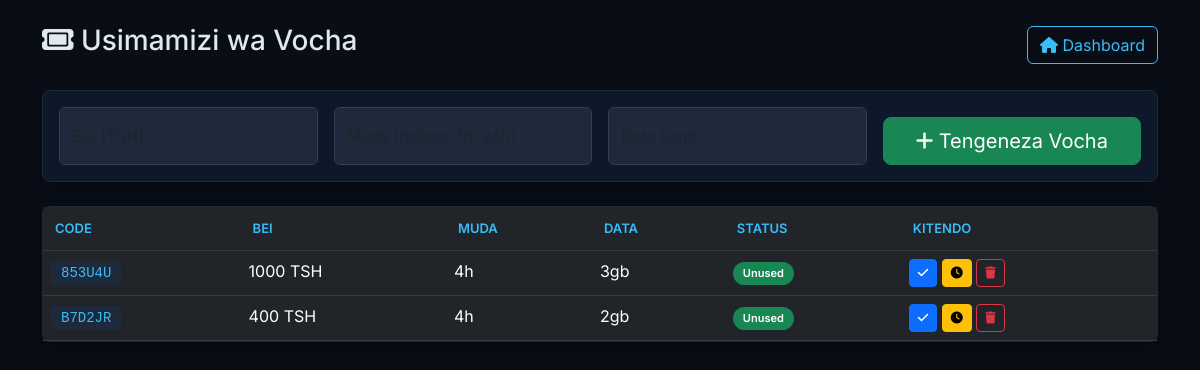
/vouchers (signed in), run on an earlier commit of the app's database.
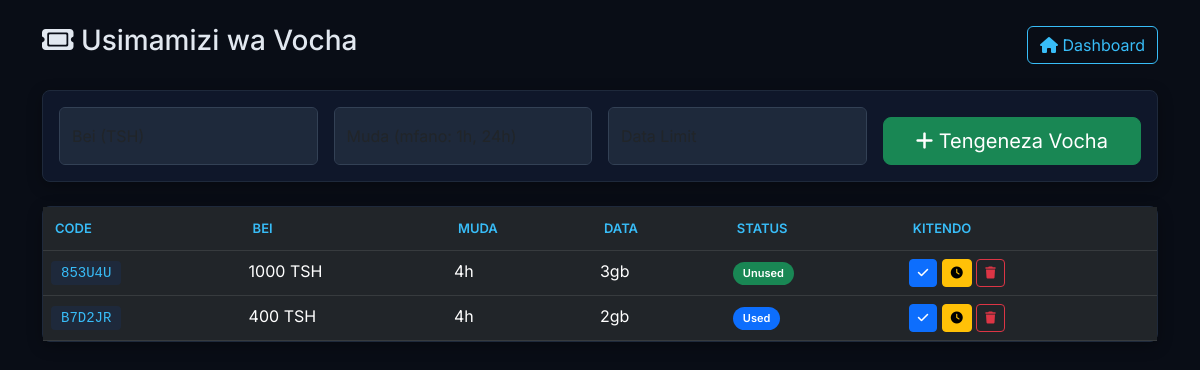
And on a later commit of the database.
### models.py (models this page shows)
class Voucher(Base):
    __tablename__ = "vouchers"
    id = Column(Integer, primary_key=True, index=True)
    code = Column(String, unique=True, index=True)
    profile = Column(String)
    price = Column(Integer)
    uptime = Column(String)
    data_limit = Column(String)
    status = Column(String, default="unused")
    used_by = Column(String, default="")
    created_at = Column(DateTime, default=datetime.now)
    expires_at = Column(DateTime, nullable=True)

### main.py (the view)
@app.get("/vouchers")
@login_required
def vouchers(request: Request):
    return templates.TemplateResponse(
        request=request,
        name="vouchers.html",
        context={"request": request, "vouchers": VoucherService.get_all_vouchers(), "user": get_current_user(request)}
    )

### templates/vouchers.html (shortened to what this page needs)
<!DOCTYPE html>
<html lang="sw">
<head>
<link href="https://cdn.jsdelivr.net/npm/bootstrap@5.3.0/dist/css/bootstrap.min.css" rel="stylesheet"/>
<link rel="stylesheet" href="https://cdnjs.cloudflare.com/ajax/libs/font-awesome/6.4.0/css/all.min.css"/>
</head>
<body>
<div class="container py-4">
    <div class="d-flex justify-content-between align-items-center mb-4">
        <h3><i class="fa fa-ticket"></i> Usimamizi wa Vocha</h3>
        <a href="/dashboard" class="btn btn-outline-secondary"><i class="fa fa-home"></i> Dashboard</a>
    </div>
    <div class="card mb-4">
        <div class="card-body">
            <form action="/generate-voucher" method="POST" class="row g-3 align-items-end">
                <div class="col-md-3">
                    <div class="form-floating">
                        <input class="form-control" type="number" name="price" id="price" placeholder="Bei (TSH)" required>
                        <label for="price">Bei (TSH)</label>
                    </div>
                </div>
                <div class="col-md-3">
                    <div class="form-floating">
                        <input class="form-control" type="text" name="duration" id="duration" placeholder="Muda (mfano: 1h, 24h)" required>
                        <label for="duration">Muda (mfano: 1h, 24h)</label>
                    </div>
                </div>
                <div class="col-md-3">
                    <div class="form-floating">
                        <input class="form-control" type="text" name="data_limit" id="data_limit" placeholder="Data Limit" required>
                        <label for="data_limit">Data Limit</label>
                    </div>
                </div>
                <div class="col-md-3 d-grid">
                    <button type="submit" class="btn btn-success btn-lg"><i class="fa fa-plus"></i> Tengeneza Vocha</button>
                </div>
            </form>
        </div>
    </div>
    <div class="card">
        <div class="card-body p-0">
            <div class="table-responsive">
                <table class="table table-dark table-hover mb-0">
                    <thead>
                        <tr>
                            <th>Code</th>
                            <th>Bei</th>
                            <th>Muda</th>
                            <th>Data</th>
                            <th>Status</th>
                            <th>Kitendo</th>
                        </tr>
                    </thead>
                    <tbody>
                        {% for voucher in vouchers %}
                        <tr>
                            <td><span class="voucher-code">{{ voucher.code }}</span></td>
                            <td>{{ voucher.price }} TSH</td>
                            <td>{{ voucher.uptime }}</td>
                            <td>{{ voucher.data_limit }}</td>
                            <td>
                                {% if voucher.status=="unused" %}
                                <span class="badge bg-success">Unused</span>
                                {% elif voucher.status=="used" %}
                                <span class="badge bg-primary">Used</span>
                                {% else %}
                                <span class="badge bg-danger">Expired</span>
                                {% endif %}
                            </td>
                            <td>
                                <a href="/activate-voucher/{{ voucher.id }}" class="btn btn-sm btn-primary"><i class="fa fa-check"></i></a>
                                <a href="/expire-voucher/{{ voucher.id }}" class="btn btn-sm btn-warning"><i class="fa fa-clock"></i></a>
                                <a href="/delete-voucher/{{ voucher.id }}" class="btn btn-sm btn-outline-danger" onclick="return confirm('Futa vocha hii?')"><i class="fa fa-trash"></i></a>
                            </td>
                        </tr>
                        {% else %}
                        <tr><td colspan="6" class="text-center py-4">Hakuna vocha zilizopatikana.</td></tr>
                        {% endfor %}
                    </tbody>
                </table>
            </div>
        </div>
    </div>
</div>
</body>
</html>

### templates/vouchers.html (style rules this page uses)
body { background-color: #090d16; font-family: 'Inter', sans-serif; color: #e2e8f0; }
.btn-outline-secondary { border-color: #38bdf8; color: #38bdf8; }
.card { background-color: #0f172a; border: 1px solid #1e293b; border-radius: 8px; box-shadow: 0 4px 15px rgba(0,0,0,0.3); }
.table { color: #e2e8f0; }
.table thead { background-color: #111827; }
.table th { padding: 12px; font-size: 13px; font-weight: 600; text-transform: uppercase; color: #38bdf8; }
.table tbody tr:nth-child(even) { background-color: #1a2238; }
.voucher-code { background-color: #1e293b; padding: 4px 10px; border-radius: 4px; color: #38bdf8; font-family: monospace; font-size: 14px; }
.form-control { background-color: #1e293b; border: 1px solid #334155; color: #fff; }
.badge { font-size: 11px; padding: 6px 10px; border-radius: 50px; font-weight: 600; }
.bg-success { background-color: #4ade80; color: #fff; }
.bg-primary { background-color: #3b82f6; color: #fff; }
.btn-sm { padding: 4px 8px; font-size: 12px; }

What changed in the data, as far as the page shows it:
changed Voucher "2gb": status "Unused" → "Used"
